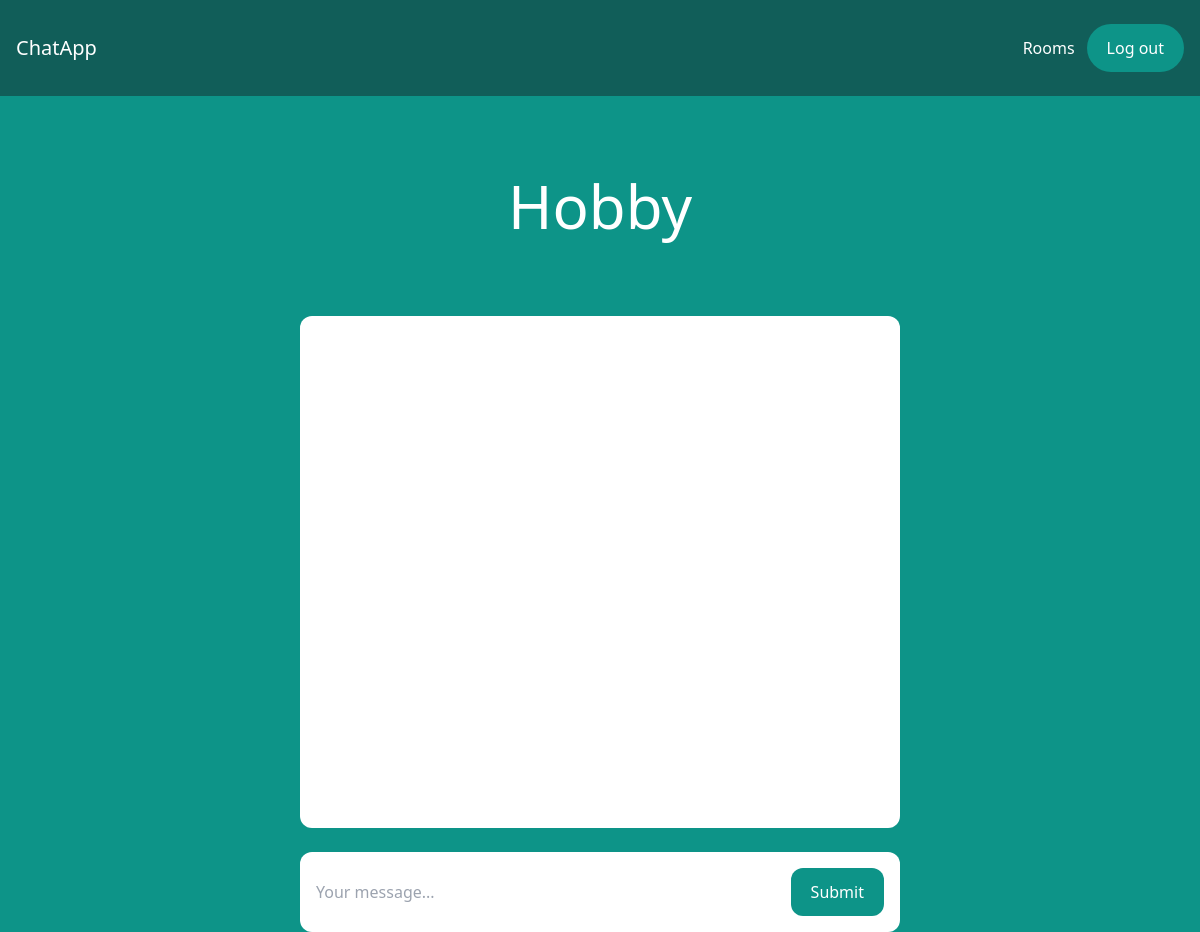
Page /rooms/hobby/ (signed in) on the earlier database version.
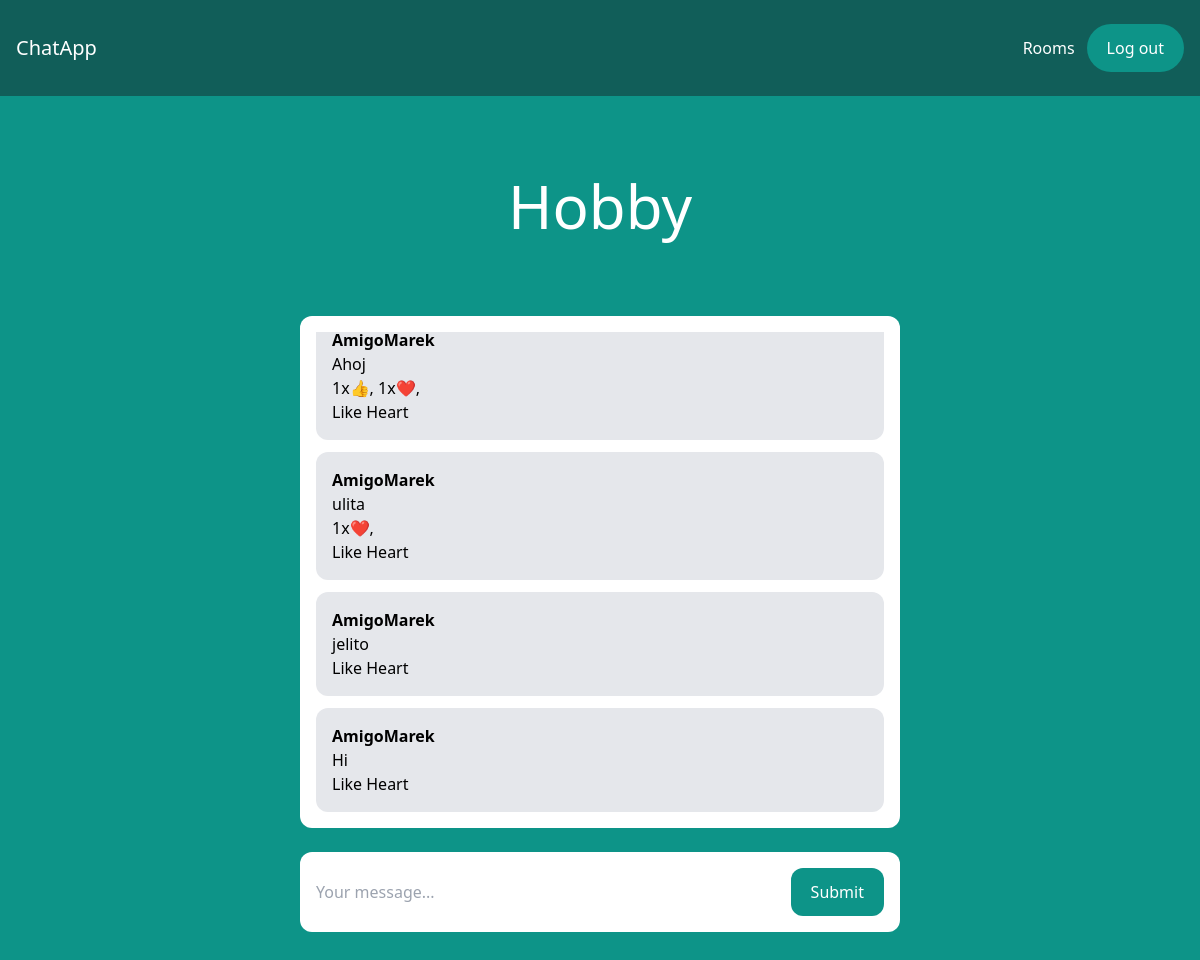
Same page on the later database version.
### room/models.py (models this page shows)
class Room(models.Model):
    name = models.CharField(max_length=255)
    slug = models.SlugField(unique=True)

class Message(models.Model):
    room = models.ForeignKey(Room, related_name='messages', on_delete=models.CASCADE)
    user = models.ForeignKey(User, related_name='messages', on_delete=models.CASCADE)
    content = models.TextField()
    date_added = models.DateTimeField(auto_now_add=True)
    id = models.AutoField(primary_key=True)
    class Meta:
        ordering = ('date_added',)

### room/views.py (the view)
# urls.py: path('rooms/', include('room.urls')),
@login_required
def room(request, slug):
    room = Room.objects.get(slug=slug)
    messages = Message.objects.filter(room=room)[0:25]
    for m in messages:
        r = Reactions.objects.filter(messageid=m.id)
        reactions = reactionString(r)
        m.reactions = reactions
    return render(request, 'room/room.html', {'room': room, 'messages': messages})

### room/views.py (called while the page is built)
def reactionString(r):
    reactions = ""
    hearts = MyClass("❤️")
    likes = MyClass("👍️")
    for reaction in r:
        if reaction.reaction == "heart":
            hearts.count += 1
        if reaction.reaction == "like":
            likes.count += 1
    for elem in [likes, hearts]:
        if elem.count > 0:
            reactions += f"{elem.count}x{elem.reaction}, "
    return reactions

### room/templates/room/room.html (shortened to what this page needs)
{% extends 'core/base.html' %}
{% block content %}
<div class="p-10 lg:p-20 text-center">
    <h1 class="text-3xl lg:text-6xl text-white">{{ room.name }}</h1>
</div>
<div class="lg:w-2/4 mx-4 lg:mx-auto p-4 bg-white rounded-xl">
    <div class="chat-messages space-y-3" id="chat-messages">
        {% for message in messages %}
        <div class="p-4 bg-gray-200 rounded-xl">
            <p class="font-semibold">{{ message.user.username }}</p>
            <p>{{ message.content }}</p>
            <div id="{{message.id}}">{{ message.reactions }}</div>
            <button class="hover:text-yellow-600" onclick="makereaction({{ message.id }}, 'like')">Like</button>
            <button class="hover:text-red-600" onclick="makereaction({{ message.id }}, 'heart')">Heart</button>
        </div>
        {% endfor %}
    </div>
</div>
<div class="lg:w-2/4 mt-6 mx-4 lg:mx-auto p-4 bg-white rounded-xl">
    <form method="post" action="." class="flex">
       <input type="text" name="content" class="flex-1 mr-3" placeholder="Your message..." id="chat-message-input">
       <button class="px-5 py-3 rounded-xl text-white bg-teal-600 hover:bg-teal-700" id="chat-message-submit">Submit</button>
    </form>
</div>
{% endblock %}

### core/templates/core/base.html (shortened to what this page needs)
<!DOCTYPE html>
<!DOCTYPE html>
<html lang="en">
<head>
    <script src="https://cdn.tailwindcss.com"></script>
</head>
<body class="bg-teal-600">
    <nav class="flex items-center justify-between px-4 py-6 bg-teal-800">
        <div>
            <a href="/" class="text-xl text-white">ChatApp</a>
        </div>
        <div class="flex items-center space-x-3">
            {% if request.user.is_authenticated %}
            <a href="/rooms/" class="text-white hover:text-gray-200">Rooms</a>
            <a href="/logout/" class="px-5 py-3 rounded-full text-white bg-teal-600 hover:bg-teal-700">Log out</a>
            {% else %}
            <a href="/login/" class="text-white hover:text-gray-200">Log In</a>
            <a href="/signup/" class="px-5 py-3 rounded-full text-white bg-teal-600 hover:bg-teal-700">Sign Up</a>
            {% endif %}
        </div>
    </nav>
    {% block content %}
    {% endblock %}
</body>
</html>

### core/templates/core/base.html (style rules this page uses)
* { scrollbar-width: auto; scrollbar-color: #bdbfc1 #ffffff; }
.chat-messages { height: 480px; overflow-y: auto; }

Differences in the rows shown:
added Message: user.username "AmigoMarek", content "Ahoj", reactions "1x👍️, 1x❤️,"
added Message: user.username "AmigoMarek", content "ulita", reactions "1x❤️,"
added Message: user.username "AmigoMarek", content "jelito"
added Message: user.username "AmigoMarek", content "Hi"
